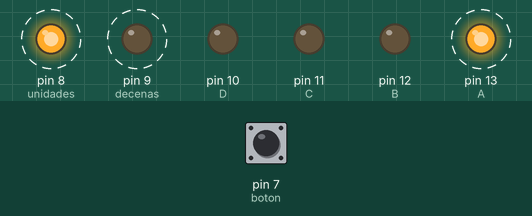
Recording of a sketch running on a simulated Arduino Uno, built with avr-gcc and run on an emulated ATmega328P. Shown: output pins drawn as LEDs (lit = HIGH). Dashed ring = blinking. The test bench sets the inputs (shaded band); at power-on: pin 7 (boton) HIGH.

Above: at 1.26 s.
1.3 s: pin 7 (boton) pulled LOW for 0.2 s
At 1.69 s:
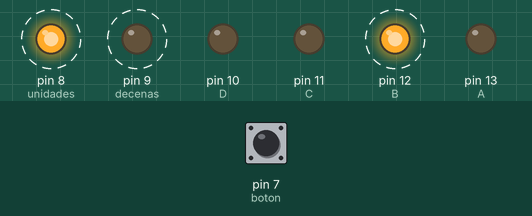
4.3 s: pin 7 (boton) pulled LOW for 1 s
At 5.51 s:
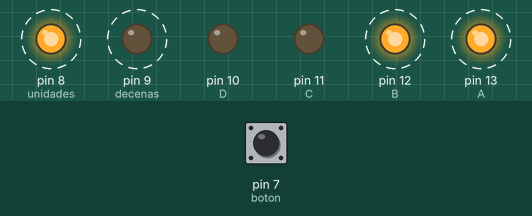
7.5 s: pin 7 (boton) pulled LOW for 0.2 s
At 7.94 s:
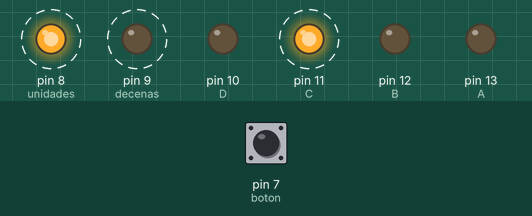
10.5 s: pin 7 (boton) pulled LOW for 3.2 s
At 13.77 s:
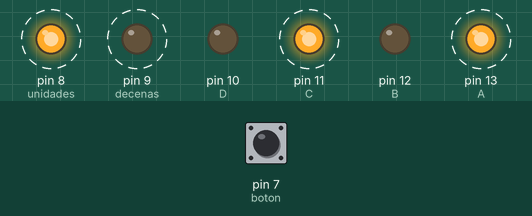
15.8 s: pin 7 (boton) pulled LOW for 0.2 s
At 16.2 s:
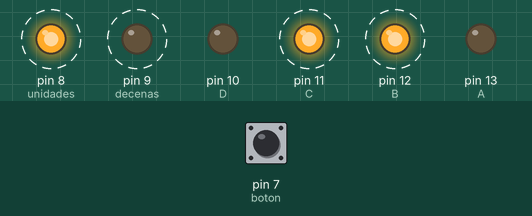
18.8 s: pin 7 (boton) pulled LOW for 1 s
At 20.02 s:
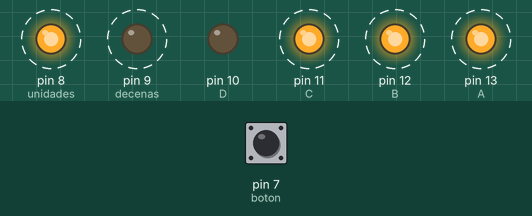
Timing chart, 0 to 23.0 s (numbered marks = the images above; inputs shaded):
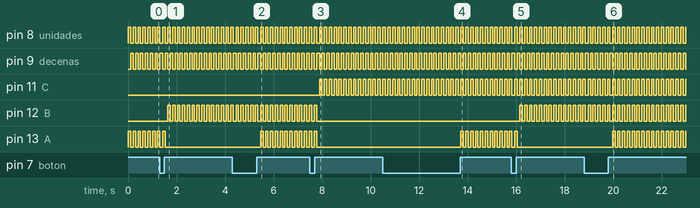

The sketch:

Contador_0-99_con_Pulsador.ino
```cpp
/*UNIVERSIDAD TECNICA DEL NORTE
  *FICA /CIERCOM
  *Nombre:Basantes Hugo
  *Fecha:17-11-2016
  *Contador desde el 0 hasta el 999
*/
///////////////////////////// Inicialización de las variables
int A=13;
int B=12;
int C=11;
int D=10;
int decenas=9;
int unidades=8;
int valor_decena;
int valor_unidad;
int contador=0;

int boton = 7;                  // pulsador conectado al pin 7
int tiempoAntirebote=12;        // para que lea correctamente el estado del boton

int cuenta=0;                   // cuenta las veces presionamos el boton
int estadoBoton;
int estadoBotonAnterior;
/////////////////////////////////////////////////  funcion antirebote

boolean antirebote(int pin) {   // boolean es todo valor que puede tener dos posibles valores

  int i=0;
  boolean estado;         // guarda el estado del pulsador
  boolean estadoAnterior;  // guarda el último estado del botón


  do {                           //similar al for, el do se ejecunta siempre y cuando se cumpla la condicion de while
  estado = digitalRead(pin);
  if (estado != estadoAnterior) {  //comparamos el estado actual con el anterior
    i=0;                     // reiniciamos el contador
    estadoAnterior=estado;
       }
  else {
  i=i+1;                 // aumenta el contador en 1
  }
  delay(1);

  }
  while (i<tiempoAntirebote);
   return estado;      // retorna el estado si el boton esta siendo presionado

  }
////////////////////////////////

void setup() {
  // put your setup code here, to run once:
  Serial.begin(9600);   // comunicación de datos digitales que nos permite establecer transferencia de información entre varios dispositivos
  pinMode(A,OUTPUT);
  pinMode(B,OUTPUT);
  pinMode(C,OUTPUT);
  pinMode(D,OUTPUT);
  pinMode(unidades,OUTPUT);
  pinMode(decenas,OUTPUT);
  pinMode(boton,INPUT);


}

void contador_display(int numero){
    switch(numero){

   case 0:
  //0
   digitalWrite(A,LOW);
  digitalWrite(B,LOW);
  digitalWrite(C,LOW);
  digitalWrite(D,LOW);
    break;
    case 1:
  //1
   digitalWrite(A,HIGH);
  digitalWrite(B,LOW);
  digitalWrite(C,LOW);
  digitalWrite(D,LOW);
    break;
    case 2:
  //2
   digitalWrite(A,LOW);
  digitalWrite(B,HIGH);
  digitalWrite(C,LOW);
  digitalWrite(D,LOW);
    break;
    case 3:
  //3
  digitalWrite(A,HIGH);
  digitalWrite(B,HIGH);
  digitalWrite(C,LOW);
  digitalWrite(D,LOW);
    break;
    case 4:

  //4
   digitalWrite(A,LOW);
  digitalWrite(B,LOW);
  digitalWrite(C,HIGH);
  digitalWrite(D,LOW);
    break;
    case 5:
  //5
  digitalWrite(A,HIGH);
  digitalWrite(B,LOW);
  digitalWrite(C,HIGH);
  digitalWrite(D,LOW);
    break;
    case 6:
  //6
  digitalWrite(A,LOW);
  digitalWrite(B,HIGH);
  digitalWrite(C,HIGH);
  digitalWrite(D,LOW);
    break;
    case 7:
  //7
  digitalWrite(A,HIGH);
  digitalWrite(B,HIGH);
  digitalWrite(C,HIGH);
  digitalWrite(D,LOW);
    break;
    case 8:
  //8
  digitalWrite(A,LOW);
  digitalWrite(B,LOW);
  digitalWrite(C,LOW);
  digitalWrite(D,HIGH);
    break;
    case 9:
  //9
  digitalWrite(A,HIGH);
  digitalWrite(B,LOW);
  digitalWrite(C,LOW);
  digitalWrite(D,HIGH);

    }
}

void loop() {
  // put your main code here, to run repeatedly:
  estadoBoton = digitalRead(boton);       // leemos el estado del boton

if (estadoBoton != estadoBotonAnterior) {  // si hay cambio con el estado anterior

   if(antirebote(boton)) {                  // se revisa si esta siendo presionado el boton y si lo está
    cuenta++;                          // se aumenta la cuenta
    if (cuenta > 99){
       cuenta = 0;
       }

     }
   }

   estadoBotonAnterior= estadoBoton;      // se guarda el estado del boton

      valor_decena=cuenta/10;   // obtener las decenas del numero del valor de pulsaciones
      valor_unidad=cuenta-(valor_decena*10); // obtener unidad del numero cuenta
      digitalWrite(unidades,HIGH);
      digitalWrite(decenas,LOW);
      //imprimir dato
      contador_display(valor_unidad);
      delay(100);
      digitalWrite(unidades,LOW);
      digitalWrite(decenas,HIGH);
      //imprimir dato
      contador_display(valor_decena);
      delay(100);


}
```

Measured:
- after the input at 1.3 s, pin 12 (B): alternates HIGH for 0.10 s and LOW for 0.10 s, starting after 0.34 s; pin 13 (A): goes on until 1.5 s, then stays LOW
- after the input at 4.3 s, pin 13 (A): alternates HIGH for 0.10 s and LOW for 0.10 s, starting after 1.2 s
- after the input at 7.5 s, pin 11 (C): alternates HIGH for 0.10 s and LOW for 0.10 s, starting after 0.40 s; pin 12 (B), pin 13 (A): goes on until 7.8 s, then stays LOW
- after the input at 10.5 s, pin 13 (A): alternates HIGH for 0.10 s and LOW for 0.10 s, starting after 3.2 s
- after the input at 15.8 s, pin 12 (B): alternates HIGH for 0.10 s and LOW for 0.10 s, starting after 0.35 s; pin 13 (A): goes on until 16.0 s, then stays LOW
- after the input at 18.8 s, pin 13 (A): alternates HIGH for 0.10 s and LOW for 0.10 s, starting after 1.2 s
- by itself, pin 8 (unidades), pin 9 (decenas), pin 13 (A): alternates HIGH for 0.10 s and LOW for 0.10 s
